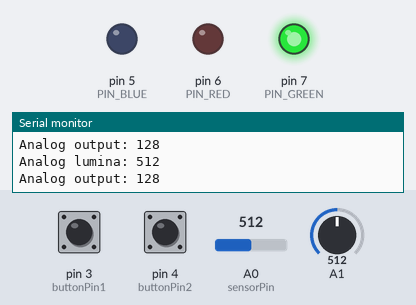
The sketch below on a simulated Arduino Uno, built with avr-gcc and run on an emulated ATmega328P. Shown: output pins drawn as LEDs (lit = HIGH), the last lines printed to the serial monitor. The test bench sets the inputs (shaded band); at power-on: A0 (sensorPin) = 512, A1 = 512, pin 3 (buttonPin1) HIGH, pin 4 (buttonPin2) HIGH. Storage starts empty.

Above: at 1.2 s.
1.3 s: A0 (sensorPin) set to 999
4.3 s: A0 (sensorPin) set to 1007
At 5.3 s:
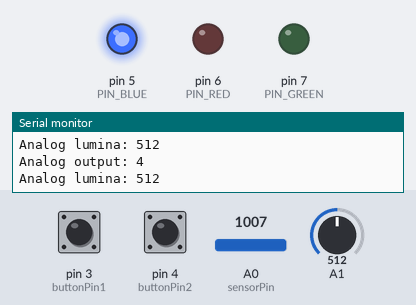
5.8 s: A1 set to 212
7.3 s: A1 set to 185
At 7.7 s:
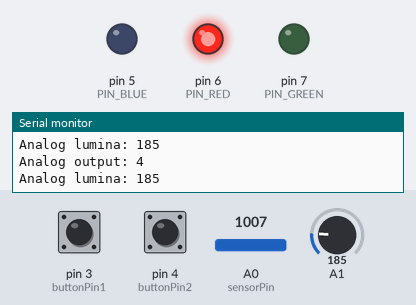
8.8 s: A1 set to 210
At 10.2 s:
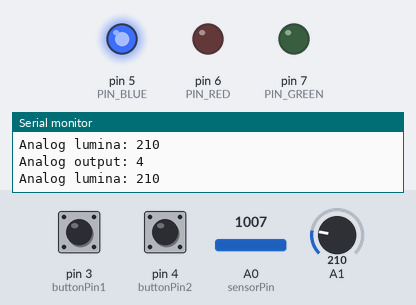
11.8 s: A1 set to 190
At 12.5 s:
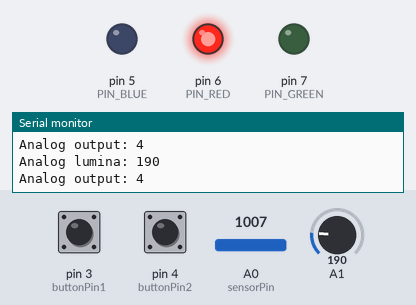
Timing chart, 0 to 14.8 s (numbered marks = the images above; inputs shaded):
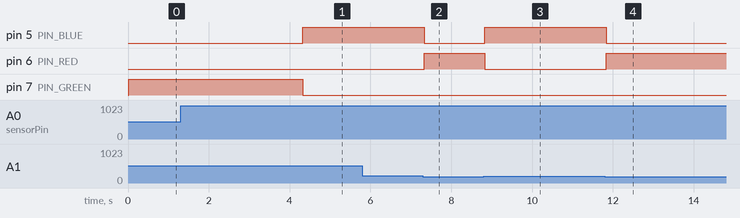

The sketch:

program_pm.ino
```cpp
const int PIN_RED   = 6; //Red LED on pin 9
const int PIN_GREEN = 7; //Green LED on pin 10
const int PIN_BLUE  = 5; //Blue LED on Pin 11
const int buttonPin1 = 3;
const int buttonPin2 = 4;

#include "SD.h"
#define SD_ChipSelectPin 10
#include "TMRpcm.h"
#include "SPI.h"

TMRpcm music;
#define sensorPin A0

//variables to hold our color intensities
int red;
int green;
int blue;
int buttonState = 0;
int buttonMusic = 0;
int song_number=0;
int soilmoist = 0;
int light = 0;

/* This function "Set Color" will set the color of the LED
   rather than doing it over and over in the loop. */
void setColor(int R, int G, int B) {
  analogWrite(PIN_RED,   R);
  analogWrite(PIN_GREEN, G);
  analogWrite(PIN_BLUE,  B);
}

void setup() {
  Serial.begin(9600);
  pinMode(buttonPin1, INPUT_PULLUP);
  pinMode(buttonPin2, INPUT_PULLUP);
  pinMode(PIN_RED,   OUTPUT);
  pinMode(PIN_GREEN, OUTPUT);
  pinMode(PIN_BLUE,  OUTPUT);

  if(!SD.begin(SD_ChipSelectPin))
  {
  Serial.println("SD fail");
  return;
  }
  music.speakerPin = 9;
  music.setVolume(5);
  music.quality(1);
}

void loop() {
  buttonState = digitalRead(buttonPin2);
  buttonMusic = digitalRead(buttonPin1);
  //setColor(255, 0, 0); //set LED to Red
  //delay(500);
  //setColor(0, 255, 0); //set LED to Green
  //delay(500);
  //setColor(0, 0, 255); //set LED to Blue
  //delay(500);
  // no need to repeat the melody.

  Serial.print("Analog output: ");
  soilmoist = readSensor();
  Serial.println(soilmoist);

  light = analogRead(A1);
  Serial.print("Analog lumina: ");
  Serial.println(light);

  if (soilmoist < 5 && light < 200) {
    setColor(255, 0, 0);
    red = 1;
    green = 0;
    blue = 0;
  }
  else {
    if (soilmoist < 5) {
      setColor(0, 0, 255);
      blue = 1;
      green = 0;
      red = 0;
    }
    else {
      setColor(0, 255, 0);
      green = 1;
      blue = 0;
      red = 0;
    }
  }

  if(buttonState == LOW) {
    if (green == 1) {
      music.play("g.wav");
    }
    if (blue == 1) {
      music.play("w.wav");
    }
    if (red == 1) {
      music.play("s.wav");
    }
    green = 0;
    blue = 0;
    red = 0;
  }

  if(buttonMusic == LOW) {
    song_number++;
    if (song_number==9)
    {song_number=1;}
    if (song_number ==1)
    {music.play("1.wav");}
    if (song_number == 2)
    {music.play("2.wav");}
    if (song_number ==3)
    {music.play("3.wav");}
    if (song_number ==4)
    {music.play("4.wav");}
    if (song_number ==5)
    {music.play("5.wav");}
    if (song_number ==6)
    {music.play("6.wav");}
    if (song_number ==7)
    {music.play("7.wav");}
    if (song_number ==8)
    {music.play("8.wav");}
  }
}

int readSensor() {
  int sensorValue = analogRead(sensorPin);
  int outputValue = map(sensorValue, 0, 1023, 255, 0);
  return outputValue;
}
```

Measured:
- the behaviour switches between 1006 and 1007 on A0 (sensorPin) (found by bisection; images 0 and 1)
- the behaviour switches between 200 and 199 on A1 (found by bisection; images 1 and 2)
- after the input at 4.3 s, pin 5 (PIN_BLUE): LOW → HIGH at once; pin 7 (PIN_GREEN): HIGH → LOW at once
- after the input at 7.3 s, pin 5 (PIN_BLUE): HIGH → LOW at once; pin 6 (PIN_RED): LOW → HIGH at once
- after the input at 8.8 s, pin 5 (PIN_BLUE): LOW → HIGH at once; pin 6 (PIN_RED): HIGH → LOW at once
- after the input at 11.8 s, pin 5 (PIN_BLUE): HIGH → LOW at once; pin 6 (PIN_RED): LOW → HIGH at once
